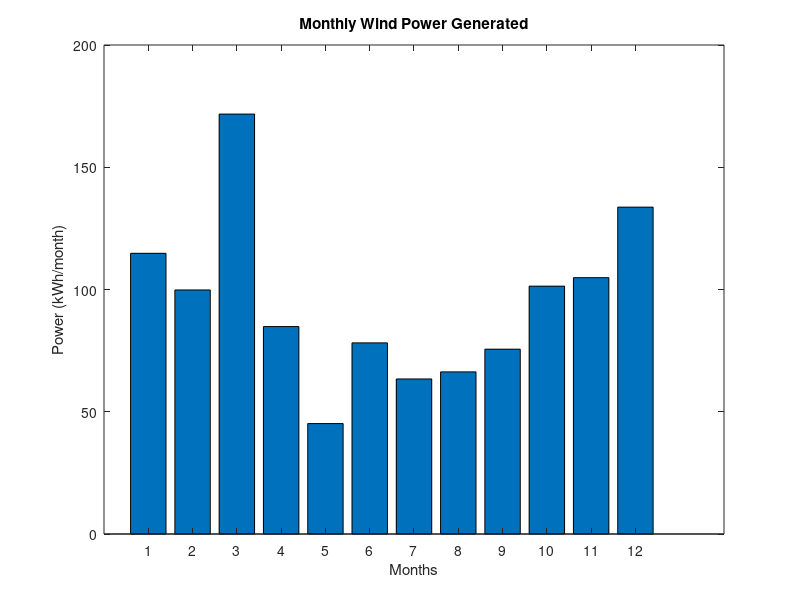

MATLAB code to generate this figure:
clear; clc;
%The script will load the wind data and calculate the daily wind power
%generated

%Load weather data
load('weatherSTRUCT.mat');

%Cumulative day of year
Jan = 31;
Feb = 59;
Mar = 90;
Apr = 120;
May = 151;
Jun = 181;
Jul = 212;
Aug = 243;
Sep = 273;
Oct = 304;
Nov = 334;
Dec = 365;

%Constants
airDensity = 1.23; %kg/m3

%Turbine specs
%Reference:
%http://renewabledevices.com/rd-swift-turbines/technical/
%https://www.ecopowershop.com/swift-1-5kw-quiet-wind-turbine-system
%http://www.raeng.org.uk/publications/other/23-wind-turbine

d = 2.08; % Turbine Diameter
eff = 0.3; % 30 percent overall efficiency at converting wind to electricity
cutIn = 3.4; % m/s - Wind Cut in speed
maxOutput = 1.5; %kW - maximum rated power output
n = 1; % Number of turbine

%Calculate Sweeping area
A = pi*(d/2)^2;

%Calculate wind power
%Assuming wind speed is constant for one full hour
%Thus the power output will be in kWh
windSpeedData = wSTRUCT.WSpeed;
s = size(windSpeedData);
windPower = zeros(s(1),1);

for i = 1:s(1)
    if windSpeedData(i) < cutIn
        windSpeedData(i) = 0;
    else
        windSpeedData(i) = windSpeedData(i);
        windPower(i) = (1/2 .* airDensity .* A .* (windSpeedData(i)).^3 .* eff)./1000;
        
        if windPower(i) > maxOutput
            windPower(i) = maxOutput;
        end
    end
end

%Calculate hourly, daily, and total power generated
WPhourly = reshape(windPower,24,365);
WPdaily = sum(WPhourly);
WPtotal = sum(WPdaily);

%Monthly power generated
WPmonth(1) = sum(WPdaily(:,1:Jan));
WPmonth(2) = sum(WPdaily(:,Jan+1:Feb));
WPmonth(3) = sum(WPdaily(:,Feb+1:Mar));
WPmonth(4) = sum(WPdaily(:,Mar+1:Apr));
WPmonth(5) = sum(WPdaily(:,Apr+1:May));
WPmonth(6) = sum(WPdaily(:,May+1:Jun));
WPmonth(7) = sum(WPdaily(:,Jun+1:Jul));
WPmonth(8) = sum(WPdaily(:,Jul+1:Aug));
WPmonth(9) = sum(WPdaily(:,Aug+1:Sep));
WPmonth(10) = sum(WPdaily(:,Sep+1:Oct));
WPmonth(11) = sum(WPdaily(:,Oct+1:Nov));
WPmonth(12) = sum(WPdaily(:,Nov+1:Dec));

bar(WPmonth);title('Monthly Wind Power Generated');...
    xlabel('Months');ylabel('Power (kWh/month)');

%To do next:
%- Produce a stack bar chart using the month with the lowest power
%   generated for solar, wind power will match that month
